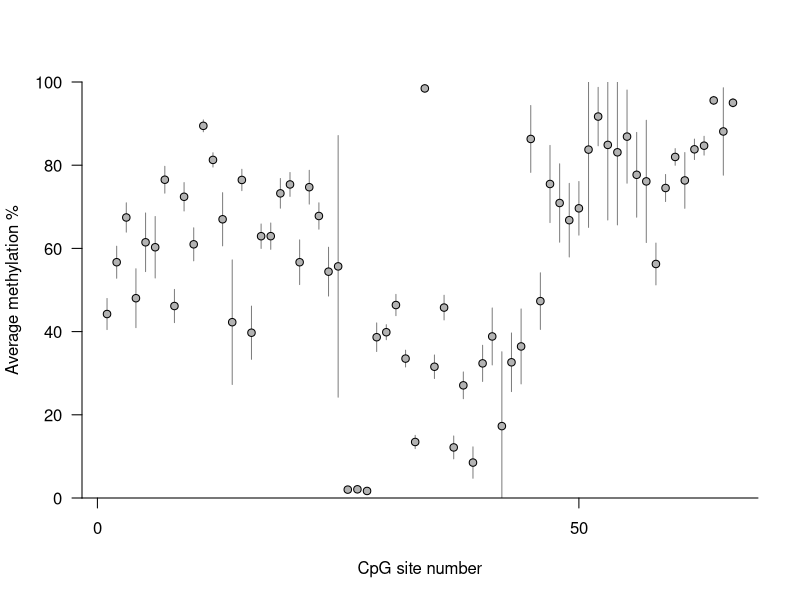
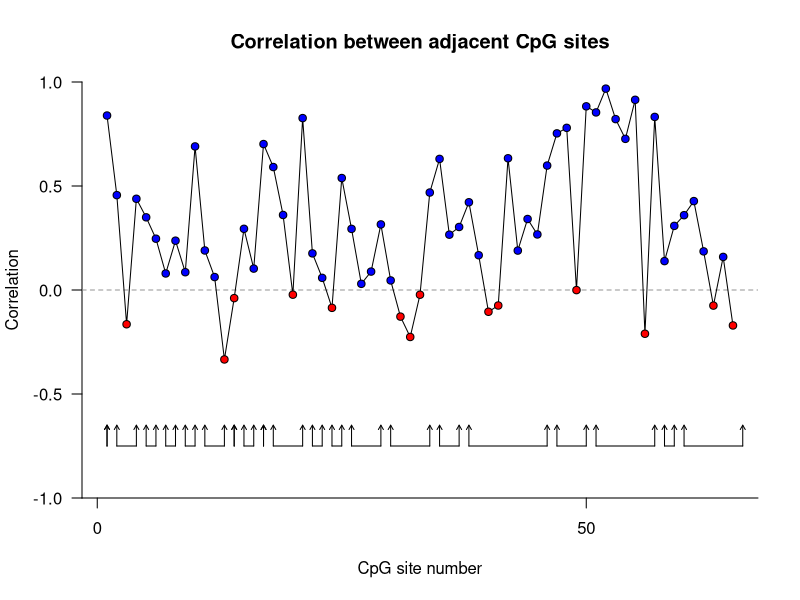
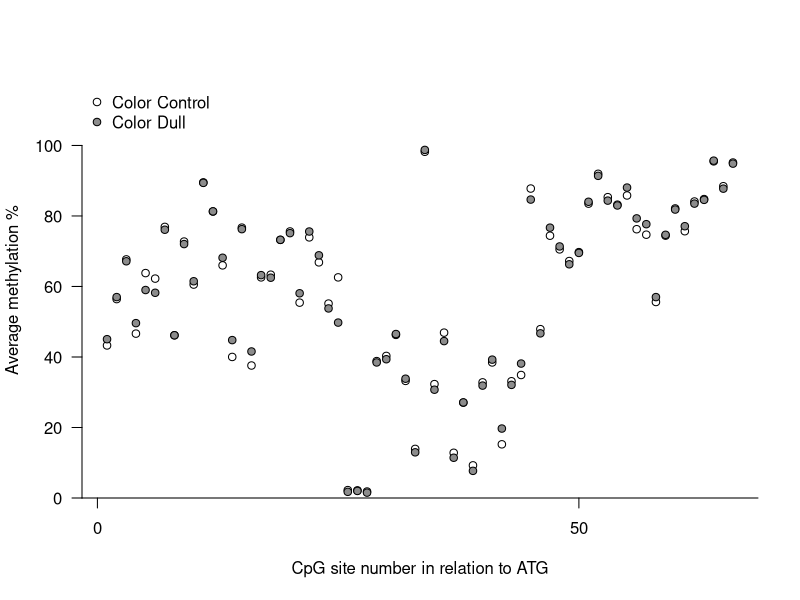
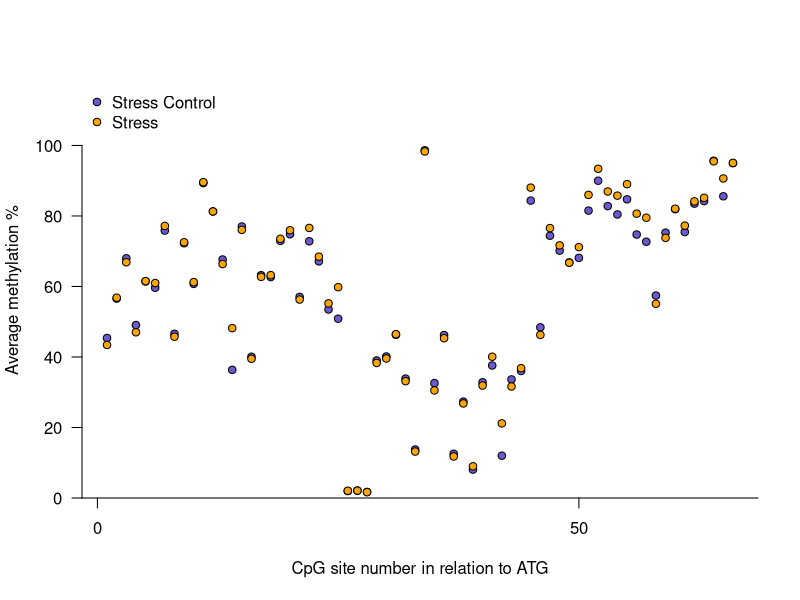
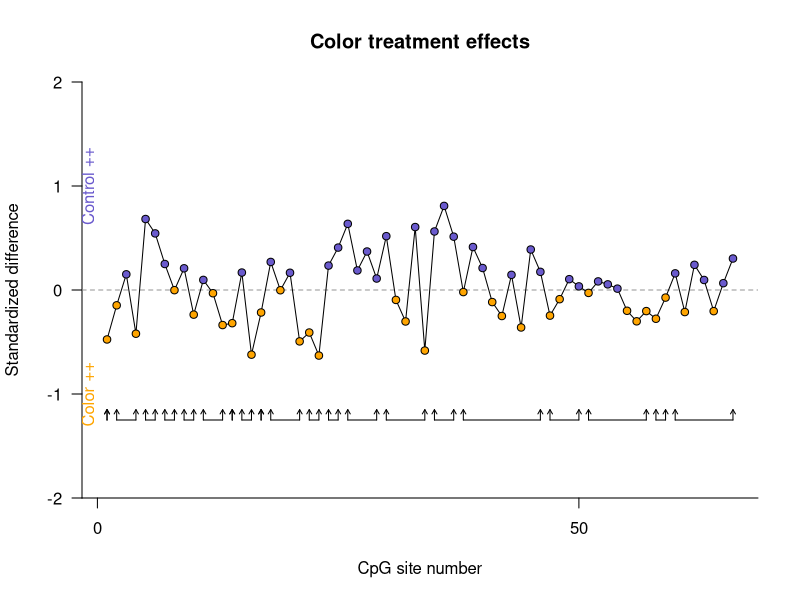
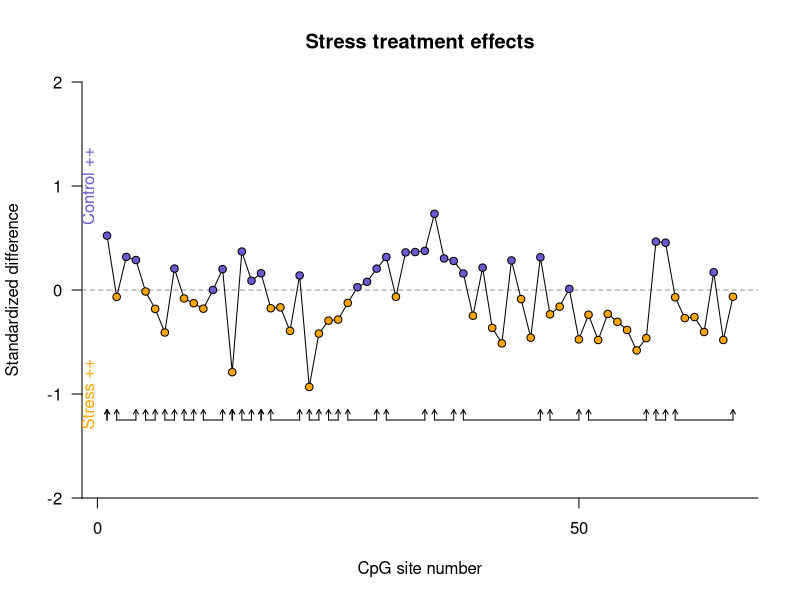
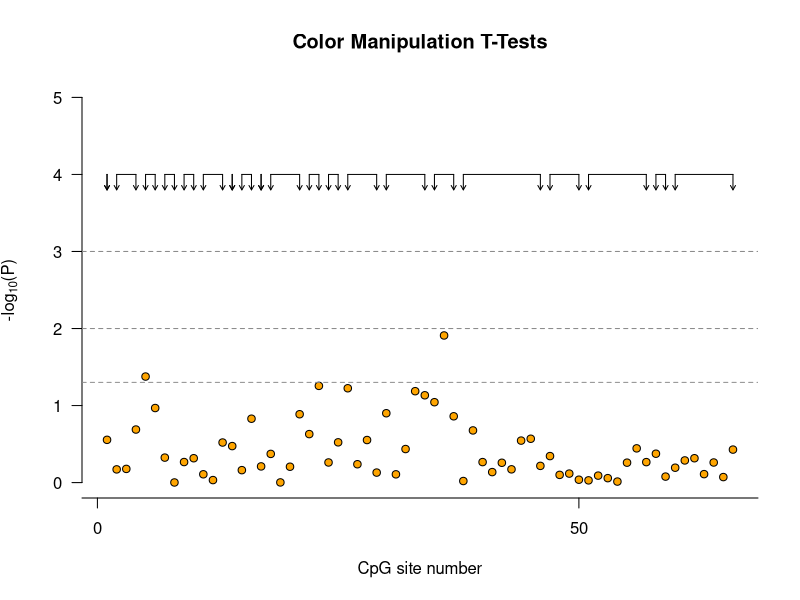
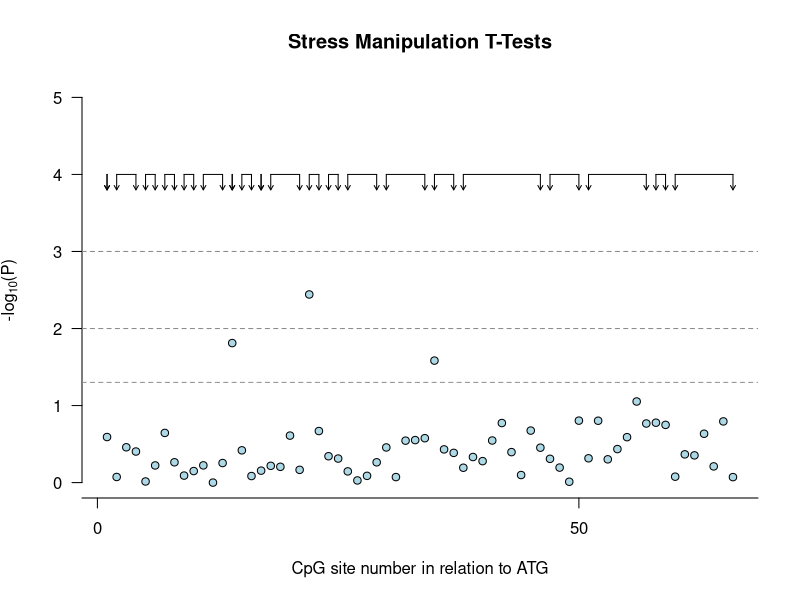

Recreate these plots in R, in order. (Note: this script raises an error after producing the figures.)
d<-read.delim("Meth_Data.txt")
d2<-read.delim("Align_to_ASIP.txt")
d2$Location<-seq(1,nrow(d2),1)

cpgnum<-66

library(car)

d$sresp1<-d$stress1-d$base1
d$sresp3<-d$stress3-d$base3
d$dresp1<-d$stress1-d$dex1
d$dresp3<-d$stress3-d$dex3
d$l_sresp1<-log(d$sresp1+6)
d$l_sresp3<-log(d$sresp3)
d$l_dresp1<-log(d$stress1)-log(d$dex1)
d$l_dresp3<-log(d$stress3)-log(d$dex3)

assays<-read.delim("ASIP_Assay_Locs.txt")

# Make a barplot of percent methylation across the entire region sampled
	pdf("Output_Methylation_Profile_ASIP.pdf",width=9.5,height=4.6)
		par(fig=c(0,1,0,1))
		d3<-d2
		plot(d3$Location,d3$Meth,bty="n",ylim=c(0,100),pch=21,bg="gray70",xaxt="n",ylab="Average methylation %",
			xlab="CpG site number",type="n",las=2,yaxs="i")
		for(i in 1:nrow(d3)){
			lines(rep(d3$Location[i],2),c(d3$Meth[i]+d3$SD[i],d3$Meth[i]-d3$SD[i]),col="gray50")
		}
		points(d3$Location,d3$Meth,pch=21,bg="gray70")
		axis(1,at=c(-300,-250,-200,-150,-100,-50,0,50,100,150,200,250))
		abline(v=73.5,lty=2,col="red")
		
## Correlation along sites
	storagec<-rep(NA,cpgnum-1)
	for(i in 1:(cpgnum-1)){
		storagec[i]<-cor(d[,i+9],d[,i+10],use="pairwise.complete.obs")
	}
	
	colset<-rep(NA,cpgnum-1)
	for(i in 1:length(storagec)){
		ifelse(storagec[i]>0,colset[i]<-"blue",colset[i]<-"red")
		}
	
	plot(d3$Location[1:(cpgnum-1)],storagec,bty="n",ylim=c(-1,1),pch=21,bg="slateblue",xaxt="n",ylab="Correlation",
		xlab="CpG site number",type="n",las=2,yaxs="i",main="Correlation between adjacent CpG sites")
	abline(h=0,lty=2,col="gray60")
	lines(d3$Location[1:(cpgnum-1)],storagec)
	points(d3$Location[1:(cpgnum-1)],storagec,pch=21,bg=colset)
	
		axis(1,at=c(-300,-250,-200,-150,-100,-50,0,50,100,150,200,250))
		
	abline(v=73.5,lty=2,col="red")
	
	yer<- -.75
	len<- .1
	for(i in 1:nrow(assays)){
		arrows(assays$Start1[i],yer,y1=yer+len,angle=30,col="black",length=.05)
		arrows(assays$End1[i],yer,y1=yer+len,angle=30,col="black",length=.05)
		lines(c(assays$Start1[i],assays$End1[i]),rep(yer,2))
	}		
		
## Color treatment
	par(fig=c(0,1,0,1))

	for(i in 1: cpgnum){
			d3$ColCont[i]<-mean(na.omit(subset(d[,i+8],d$Treat1=="Control")))
			d3$ColDull[i]<-mean(na.omit(subset(d[,i+8],d$Treat1=="Dull")))
			d3$StrCont[i]<-mean(na.omit(subset(d[,i+8],d$Treat2=="Control")))
			d3$Stress[i]<-mean(na.omit(subset(d[,i+8],d$Treat2=="Stress")))
	}
	
	plot(d3$Location,d3$ColCont,bty="n",ylim=c(0,118),pch=21,bg="white",xaxt="n",ylab="Average methylation %",
			xlab="CpG site number in relation to ATG",type="n",las=2,yaxs="i")
		#for(i in 1:nrow(d3)){
		#	lines(rep(d3$Location[i],2),c(d3$Meth[i]+d3$SD[i],d3$Meth[i]-d3$SD[i]),col="gray50")
		#}
		points(d3$Location,d3$ColCont,pch=21,bg="white")
		points(d3$Location,d3$ColDull,pch=21,bg="gray55")
		axis(1,at=c(-300,-250,-200,-150,-100,-50,0,50,100,150,200,250))
		lines(rep(-7.5,2),c(0,99),lty=2,col="red")
		abline(v=73.5,lty=2,col="red")
		
		legend("topleft",c("Color Control","Color Dull"),pch=c(21,21),pt.bg=c("white","gray55"),bty="n")
		
		
	plot(d3$Location,d3$StrCont,bty="n",ylim=c(0,118),pch=21,bg="white",xaxt="n",ylab="Average methylation %",
			xlab="CpG site number in relation to ATG",type="n",las=2,yaxs="i")
		#for(i in 1:nrow(d3)){
		#	lines(rep(d3$Location[i],2),c(d3$Meth[i]+d3$SD[i],d3$Meth[i]-d3$SD[i]),col="gray50")
		#}
		points(d3$Location,d3$StrCont,pch=21,bg="slateblue")
		points(d3$Location,d3$Stress,pch=21,bg="orange")
		axis(1,at=c(-300,-250,-200,-150,-100,-50,0,50,100,150,200,250))
		abline(v=73.5,lty=2,col="red")
			
		legend("topleft",c("Stress Control","Stress"),pch=c(21,21),pt.bg=c("slateblue","orange"),bty="n")

## Color treatment effect size
	par(fig=c(0,1,0,1))

	for(i in 1: cpgnum){
			d3$ColCont[i]<-mean(na.omit(subset(scale(d[,i+8]),d$Treat1=="Control")))
			d3$ColDull[i]<-mean(na.omit(subset(scale(d[,i+8]),d$Treat1=="Dull")))
			d3$StrCont[i]<-mean(na.omit(subset(scale(d[,i+8]),d$Treat2=="Control")))
			d3$Stress[i]<-mean(na.omit(subset(scale(d[,i+8]),d$Treat2=="Stress")))
	}
	
	
	
	d3$col.diff<-d3$ColCont-d3$ColDull
	d3$str.diff<-d3$StrCont-d3$Stress
	
	for(i in 1:nrow(d3)){
		ifelse(d3$col.diff[i]>0,d3$color[i]<-"slateblue",d3$color[i]<-"orange")
		}
	
	plot(d3$Location,d3$col.diff,bty="n",ylim=c(-2,2),pch=21,bg="slateblue",xaxt="n",ylab="Standardized difference",
		xlab="CpG site number",type="n",las=2,yaxs="i",main="Color treatment effects")
	abline(h=0,lty=2,col="gray60")
	lines(d3$Location,d3$col.diff)
	points(d3$Location,d3$col.diff,pch=21,bg=d3$color)
	
		axis(1,at=c(-300,-250,-200,-150,-100,-50,0,50,100,150,200,250))
	
	text(-1,1,"Control ++",col="slateblue",srt=90)	
	text(-1,-1,"Color ++",col="orange",srt=90)
	
		abline(v=73.5,lty=2,col="red")
	
	yer<- -1.25
	len<- .1
	for(i in 1:nrow(assays)){
		arrows(assays$Start1[i],yer,y1=yer+len,angle=30,col="black",length=.05)
		arrows(assays$End1[i],yer,y1=yer+len,angle=30,col="black",length=.05)
		lines(c(assays$Start1[i],assays$End1[i]),rep(yer,2))
	}
		
	for(i in 1:nrow(d3)){
		ifelse(d3$str.diff[i]>0,d3$color[i]<-"slateblue",d3$color[i]<-"orange")
		}
	
	plot(d3$Location,d3$str.diff,bty="n",ylim=c(-2,2),pch=21,bg="slateblue",xaxt="n",ylab="Standardized difference",
		xlab="CpG site number",type="n",las=2,yaxs="i",main="Stress treatment effects")
	abline(h=0,lty=2,col="gray60")
	lines(d3$Location,d3$str.diff)
	points(d3$Location,d3$str.diff,pch=21,bg=d3$color)
	
		axis(1,at=c(-300,-250,-200,-150,-100,-50,0,50,100,150,200,250))
	
	text(-1,1,"Control ++",col="slateblue",srt=90)	
	text(-1,-1,"Stress ++",col="orange",srt=90)	
	
		yer<- -1.25
	len<- .1
	for(i in 1:nrow(assays)){
		arrows(assays$Start1[i],yer,y1=yer+len,angle=30,col="black",length=.05)
		arrows(assays$End1[i],yer,y1=yer+len,angle=30,col="black",length=.05)
		lines(c(assays$Start1[i],assays$End1[i]),rep(yer,2))
	}


## Make plot of one way t-tests for each predictor
	
	## Color manipulation treatment
		storagel<-rep(NA, cpgnum)
		storagep<-rep(NA, cpgnum)
		for(i in 1: cpgnum){
			test<-t.test(subset(d[,i+8],d$Treat1=="Control"),subset(d[,i+8],d$Treat1=="Dull"))
			storagel[i]<- -log(test$p.value,base=10)
			storagep[i]<-test$p.value
			}
		plot(d3$Location,storagel,pch=21,bg="orange",ylab=expression('-log'[10]*'(P)'),las=2,ylim=c(0,5),xaxt="n",
			xlab="CpG site number",bty="n",main="Color Manipulation T-Tests")
		axis(1,at=c(-300,-250,-200,-150,-100,-50,0,50,100,150,200,250))
		abline(h=1.30103,lty=2,col="gray55")
			text(-276,1.2,"P = 0.05",pos=3,col="gray35",cex=0.8)
		abline(h=2,lty=2,col="gray55")
			text(-276,1.9,"P = 0.01",pos=3,col="gray35",cex=0.8)
		abline(h=3,lty=2,col="gray55")
			text(-276,2.9,"P = 0.001",pos=3,col="gray35",cex=0.8)
			abline(v=73.5,lty=2,col="red")
			
			yer<- 4
	len<- -.2
	for(i in 1:nrow(assays)){
		arrows(assays$Start1[i],yer,y1=yer+len,angle=30,col="black",length=.05)
		arrows(assays$End1[i],yer,y1=yer+len,angle=30,col="black",length=.05)
		lines(c(assays$Start1[i],assays$End1[i]),rep(yer,2))
	}
			
	## Stress manipulation treatment
		storagel<-rep(NA, cpgnum)
		storagep<-rep(NA, cpgnum)
		for(i in 1: cpgnum){
			test<-t.test(subset(d[,i+8],d$Treat2=="Control"),subset(d[,i+8],d$Treat2=="Stress"))
			storagel[i]<- -log(test$p.value,base=10)
			storagep[i]<-test$p.value
			}
		plot(d3$Location,storagel,pch=21,bg="lightblue",ylab=expression('-log'[10]*'(P)'),las=2,ylim=c(0,5),xaxt="n",
			xlab="CpG site number in relation to ATG",bty="n",main="Stress Manipulation T-Tests")
		axis(1,at=c(-300,-250,-200,-150,-100,-50,0,50,100,150,200,250))
		abline(h=1.30103,lty=2,col="gray55")
			text(-276,1.2,"P = 0.05",pos=3,col="gray35",cex=0.8)
		abline(h=2,lty=2,col="gray55")
			text(-276,1.9,"P = 0.01",pos=3,col="gray35",cex=0.8)
		abline(h=3,lty=2,col="gray55")
			text(-276,2.9,"P = 0.001",pos=3,col="gray35",cex=0.8)
			abline(v=73.5,lty=2,col="red")
			
				yer<- 4
	len<- -.2
	for(i in 1:nrow(assays)){
		arrows(assays$Start1[i],yer,y1=yer+len,angle=30,col="black",length=.05)
		arrows(assays$End1[i],yer,y1=yer+len,angle=30,col="black",length=.05)
		lines(c(assays$Start1[i],assays$End1[i]),rep(yer,2))
	}
			
	## Age
		storagel<-rep(NA, cpgnum)
		storagep<-rep(NA, cpgnum)
		for(i in 1: cpgnum){
			test<-t.test(subset(d[,i+8],d$Age=="ASY"),subset(d[,i+8],d$Age=="SY"))
			storagel[i]<- -log(test$p.value,base=10)
			storagep[i]<-test$p.value
			}
		plot(d3$Location,storagel,pch=21,bg="yellow",ylab=expression('-log'[10]*'(P)'),las=2,ylim=c(0,5),xaxt="n",
			xlab="CpG site number in relation to ATG",bty="n",main="Age T-Tests")
		axis(1,at=c(-300,-250,-200,-150,-100,-50,0,50,100,150,200,250))
		abline(h=1.30103,lty=2,col="gray55")
			text(-276,1.2,"P = 0.05",pos=3,col="gray35",cex=0.8)
		abline(h=2,lty=2,col="gray55")
			text(-276,1.9,"P = 0.01",pos=3,col="gray35",cex=0.8)
		abline(h=3,lty=2,col="gray55")
			text(-276,2.9,"P = 0.001",pos=3,col="gray35",cex=0.8)
		abline(v=73.5,lty=2,col="red")
		
					yer<- 4
	len<- -.2
	for(i in 1:nrow(assays)){
		arrows(assays$Start1[i],yer,y1=yer+len,angle=30,col="black",length=.05)
		arrows(assays$End1[i],yer,y1=yer+len,angle=30,col="black",length=.05)
		lines(c(assays$Start1[i],assays$End1[i]),rep(yer,2))
	}
			
	## breast brightness regression
		storagel<-rep(NA, cpgnum)
		storagep<-rep(NA, cpgnum)
		storagee<-rep(NA,cpgnum)
		for(i in 1: cpgnum){
			test<-lm(d[,i+8]~d$b.bright)
			test2<-lm(scale(d[,i+8])~scale(d$b.bright))
			storagel[i]<- -log(summary(test)$coefficients[8],base=10)
			storagep[i]<-summary(test)$coefficients[8]
			storagee[i]<-coef(test2)[2]
				}
		plot(d3$Location,storagel,pch=21,bg="gray50",ylab=expression('-log'[10]*'(P)'),las=2,ylim=c(0,5),xaxt="n",
			xlab="CpG site number in relation to ATG",bty="n",main="Breast Brightness Regression")
		axis(1,at=c(-300,-250,-200,-150,-100,-50,0,50,100,150,200,250))
		abline(h=1.30103,lty=2,col="gray55")
			text(-276,1.2,"P = 0.05",pos=3,col="gray35",cex=0.8)
		abline(h=2,lty=2,col="gray55")
			text(-276,1.9,"P = 0.01",pos=3,col="gray35",cex=0.8)
		abline(h=3,lty=2,col="gray55")
			text(-276,2.9,"P = 0.001",pos=3,col="gray35",cex=0.8)
			abline(v=73.5,lty=2,col="red")
			
			
					colset<-rep(NA,length(storagee))	
		for(i in 1:length(storagee)){
			ifelse(storagee[i]>0,colset[i]<-"slateblue",colset[i]<-"orange")
		}	
		plot(d3$Location,storagee,pch=21,bg=colset,ylim=c(-2,2),ylab="Standardized difference",xlab="CpG number",
			xaxt="n",bty="n",main="Stress 3 Effects",las=2,type="n",yaxs="i")
		lines(d3$Location,storagee)
		points(d3$Location,storagee,pch=21,bg=colset)
		axis(1,at=c(-300,-250,-200,-150,-100,-50,0,50,100,150,200,250))
		abline(v=73.5,lty=2,col="red")
		abline(h=0,lty=2,col="gray60")
		
		text(-2,1,"Higher SC ++",col="slateblue",srt=90)	
		text(-2,-1,"Lower SC ++",col="orange",srt=90)
		
						yer<- -1
	len<- .1
	for(i in 1:nrow(assays)){
		arrows(assays$Start1[i],yer,y1=yer+len,angle=30,col="black",length=.05)
		arrows(assays$End1[i],yer,y1=yer+len,angle=30,col="black",length=.05)
		lines(c(assays$Start1[i],assays$End1[i]),rep(yer,2))
	}
			
	## base cort 1
		storagel<-rep(NA, cpgnum)
		storagep<-rep(NA, cpgnum)
		for(i in 1: cpgnum){
			test<-lm(d[,i+8]~d$base1)
			storagel[i]<- -log(summary(test)$coefficients[8],base=10)
			storagep[i]<-summary(test)$coefficients[8]
				}
		plot(d3$Location,storagel,pch=21,bg="gray50",ylab=expression('-log'[10]*'(P)'),las=2,ylim=c(0,5),xaxt="n",
			xlab="CpG site number in relation to ATG",bty="n",main="Base Cort 1")
		axis(1,at=c(-300,-250,-200,-150,-100,-50,0,50,100,150,200,250))
		abline(h=1.30103,lty=2,col="gray55")
			text(-276,1.2,"P = 0.05",pos=3,col="gray35",cex=0.8)
		abline(h=2,lty=2,col="gray55")
			text(-276,1.9,"P = 0.01",pos=3,col="gray35",cex=0.8)
		abline(h=3,lty=2,col="gray55")
			text(-276,2.9,"P = 0.001",pos=3,col="gray35",cex=0.8)
			abline(v=73.5,lty=2,col="red")
			
	## stress cort 1
		storagel<-rep(NA, cpgnum)
		storagep<-rep(NA, cpgnum)
		for(i in 1: cpgnum){
			test<-lm(d[,i+8]~d$stress1)
			storagel[i]<- -log(summary(test)$coefficients[8],base=10)
			storagep[i]<-summary(test)$coefficients[8]
				}
		plot(d3$Location,storagel,pch=21,bg="gray50",ylab=expression('-log'[10]*'(P)'),las=2,ylim=c(0,5),xaxt="n",
			xlab="CpG site number in relation to ATG",bty="n",main="Stress Cort 1")
		axis(1,at=c(-300,-250,-200,-150,-100,-50,0,50,100,150,200,250))
		abline(h=1.30103,lty=2,col="gray55")
			text(-276,1.2,"P = 0.05",pos=3,col="gray35",cex=0.8)
		abline(h=2,lty=2,col="gray55")
			text(-276,1.9,"P = 0.01",pos=3,col="gray35",cex=0.8)
		abline(h=3,lty=2,col="gray55")
			text(-276,2.9,"P = 0.001",pos=3,col="gray35",cex=0.8)
			abline(v=73.5,lty=2,col="red")
			
	## dex cort 1
		storagel<-rep(NA, cpgnum)
		storagep<-rep(NA, cpgnum)
		for(i in 1: cpgnum){
			test<-lm(d[,i+8]~d$dex1)
			storagel[i]<- -log(summary(test)$coefficients[8],base=10)
			storagep[i]<-summary(test)$coefficients[8]
				}
		plot(d3$Location,storagel,pch=21,bg="gray50",ylab=expression('-log'[10]*'(P)'),las=2,ylim=c(0,5),xaxt="n",
			xlab="CpG site number in relation to ATG",bty="n",main="Dex Cort 1")
		axis(1,at=c(-300,-250,-200,-150,-100,-50,0,50,100,150,200,250))
		abline(h=1.30103,lty=2,col="gray55")
			text(-276,1.2,"P = 0.05",pos=3,col="gray35",cex=0.8)
		abline(h=2,lty=2,col="gray55")
			text(-276,1.9,"P = 0.01",pos=3,col="gray35",cex=0.8)
		abline(h=3,lty=2,col="gray55")
			text(-276,2.9,"P = 0.001",pos=3,col="gray35",cex=0.8)
			abline(v=73.5,lty=2,col="red")
			
	## base cort 2
		storagel<-rep(NA, cpgnum)
		storagep<-rep(NA, cpgnum)
		for(i in 1: cpgnum){
			test<-lm(d[,i+8]~d$base2)
			storagel[i]<- -log(summary(test)$coefficients[8],base=10)
			storagep[i]<-summary(test)$coefficients[8]
				}
		plot(d3$Location,storagel,pch=21,bg="gray50",ylab=expression('-log'[10]*'(P)'),las=2,ylim=c(0,5),xaxt="n",
			xlab="CpG site number in relation to ATG",bty="n",main="Base Cort 2")
		axis(1,at=c(-300,-250,-200,-150,-100,-50,0,50,100,150,200,250))
		abline(h=1.30103,lty=2,col="gray55")
			text(-276,1.2,"P = 0.05",pos=3,col="gray35",cex=0.8)
		abline(h=2,lty=2,col="gray55")
			text(-276,1.9,"P = 0.01",pos=3,col="gray35",cex=0.8)
		abline(h=3,lty=2,col="gray55")
			text(-276,2.9,"P = 0.001",pos=3,col="gray35",cex=0.8)
			abline(v=73.5,lty=2,col="red")
			
	## base cort 3
		storagel<-rep(NA, cpgnum)
		storagep<-rep(NA, cpgnum)
		for(i in 1: cpgnum){
			test<-lm(d[,i+8]~d$base3)
			storagel[i]<- -log(summary(test)$coefficients[8],base=10)
			storagep[i]<-summary(test)$coefficients[8]
				}
		plot(d3$Location,storagel,pch=21,bg="gray50",ylab=expression('-log'[10]*'(P)'),las=2,ylim=c(0,5),xaxt="n",
			xlab="CpG site number in relation to ATG",bty="n",main="Base Cort 3")
		axis(1,at=c(-300,-250,-200,-150,-100,-50,0,50,100,150,200,250))
		abline(h=1.30103,lty=2,col="gray55")
			text(-276,1.2,"P = 0.05",pos=3,col="gray35",cex=0.8)
		abline(h=2,lty=2,col="gray55")
			text(-276,1.9,"P = 0.01",pos=3,col="gray35",cex=0.8)
		abline(h=3,lty=2,col="gray55")
			text(-276,2.9,"P = 0.001",pos=3,col="gray35",cex=0.8)
			abline(v=73.5,lty=2,col="red")
			
	## stress cort 3
		storagel<-rep(NA, cpgnum)
		storagep<-rep(NA, cpgnum)
		storagee<-rep(NA,cpgnum)
		for(i in 1: cpgnum){
			test<-lm(d[,i+8]~d$stress3)
			test2<-lm(scale(d[,i+8])~scale(d$stress3))
			storagel[i]<- -log(summary(test)$coefficients[8],base=10)
			storagep[i]<-summary(test)$coefficients[8]
			storagee[i]<-coef(test2)[2]
				}
		plot(d3$Location,storagel,pch=21,bg="gray50",ylab=expression('-log'[10]*'(P)'),las=2,ylim=c(0,5),xaxt="n",
			xlab="CpG site number in relation to ATG",bty="n",main="Stress Cort 3")
		axis(1,at=c(-300,-250,-200,-150,-100,-50,0,50,100,150,200,250))
		abline(h=1.30103,lty=2,col="gray55")
			text(-276,1.2,"P = 0.05",pos=3,col="gray35",cex=0.8)
		abline(h=2,lty=2,col="gray55")
			text(-276,1.9,"P = 0.01",pos=3,col="gray35",cex=0.8)
		abline(h=3,lty=2,col="gray55")
			text(-276,2.9,"P = 0.001",pos=3,col="gray35",cex=0.8)
			abline(v=73.5,lty=2,col="red")
			
		for(i in 1:nrow(assays)){
		arrows(assays$Start1[i],yer,y1=yer+len,angle=30,col="black",length=.05)
		arrows(assays$End1[i],yer,y1=yer+len,angle=30,col="black",length=.05)
		lines(c(assays$Start1[i],assays$End1[i]),rep(yer,2))
	}
	
				colset<-rep(NA,length(storagee))	
		for(i in 1:length(storagee)){
			ifelse(storagee[i]>0,colset[i]<-"slateblue",colset[i]<-"orange")
		}	
		plot(d3$Location,storagee,pch=21,bg=colset,ylim=c(-2,2),ylab="Standardized difference",xlab="CpG number",
			xaxt="n",bty="n",main="Stress 3 Effects",las=2,type="n",yaxs="i")
		lines(d3$Location,storagee)
		points(d3$Location,storagee,pch=21,bg=colset)
		axis(1,at=c(-300,-250,-200,-150,-100,-50,0,50,100,150,200,250))
		abline(v=73.5,lty=2,col="red")
		abline(h=0,lty=2,col="gray60")
		
		text(-2,1,"Higher SC ++",col="slateblue",srt=90)	
		text(-2,-1,"Lower SC ++",col="orange",srt=90)
		
						yer<- -1
	len<- .1
	for(i in 1:nrow(assays)){
		arrows(assays$Start1[i],yer,y1=yer+len,angle=30,col="black",length=.05)
		arrows(assays$End1[i],yer,y1=yer+len,angle=30,col="black",length=.05)
		lines(c(assays$Start1[i],assays$End1[i]),rep(yer,2))
	}

			
	## dex cort 3
		storagel<-rep(NA, cpgnum)
		storagep<-rep(NA, cpgnum)
		for(i in 1: cpgnum){
			test<-lm(d[,i+8]~d$dex3)
			storagel[i]<- -log(summary(test)$coefficients[8],base=10)
			storagep[i]<-summary(test)$coefficients[8]
				}
		plot(d3$Location,storagel,pch=21,bg="gray50",ylab=expression('-log'[10]*'(P)'),las=2,ylim=c(0,5),xaxt="n",
			xlab="CpG site number in relation to ATG",bty="n",main="Dex Cort 3")
		axis(1,at=c(-300,-250,-200,-150,-100,-50,0,50,100,150,200,250))
		abline(h=1.30103,lty=2,col="gray55")
			text(-276,1.2,"P = 0.05",pos=3,col="gray35",cex=0.8)
		abline(h=2,lty=2,col="gray55")
			text(-276,1.9,"P = 0.01",pos=3,col="gray35",cex=0.8)
		abline(h=3,lty=2,col="gray55")
			text(-276,2.9,"P = 0.001",pos=3,col="gray35",cex=0.8)
			abline(v=73.5,lty=2,col="red")
			
	## sresp1
		storagel<-rep(NA, cpgnum)
		storagep<-rep(NA, cpgnum)
		for(i in 1: cpgnum){
			test<-lm(d[,i+8]~d$sresp1)
			storagel[i]<- -log(summary(test)$coefficients[8],base=10)
			storagep[i]<-summary(test)$coefficients[8]
				}
		plot(d3$Location,storagel,pch=21,bg="gray50",ylab=expression('-log'[10]*'(P)'),las=2,ylim=c(0,5),xaxt="n",
			xlab="CpG site number in relation to ATG",bty="n",main="Stress response 1")
		axis(1,at=c(-300,-250,-200,-150,-100,-50,0,50,100,150,200,250))
		abline(h=1.30103,lty=2,col="gray55")
			text(-276,1.2,"P = 0.05",pos=3,col="gray35",cex=0.8)
		abline(h=2,lty=2,col="gray55")
			text(-276,1.9,"P = 0.01",pos=3,col="gray35",cex=0.8)
		abline(h=3,lty=2,col="gray55")
			text(-276,2.9,"P = 0.001",pos=3,col="gray35",cex=0.8)
			abline(v=73.5,lty=2,col="red")
			
	## sresp1
		storagel<-rep(NA, cpgnum)
		storagep<-rep(NA, cpgnum)
		for(i in 1: cpgnum){
			test<-lm(d[,i+8]~d$sresp3)
			storagel[i]<- -log(summary(test)$coefficients[8],base=10)
			storagep[i]<-summary(test)$coefficients[8]
				}
		plot(d3$Location,storagel,pch=21,bg="gray50",ylab=expression('-log'[10]*'(P)'),las=2,ylim=c(0,5),xaxt="n",
			xlab="CpG site number in relation to ATG",bty="n",main="Stress response 3")
		axis(1,at=c(-300,-250,-200,-150,-100,-50,0,50,100,150,200,250))
		abline(h=1.30103,lty=2,col="gray55")
			text(-276,1.2,"P = 0.05",pos=3,col="gray35",cex=0.8)
		abline(h=2,lty=2,col="gray55")
			text(-276,1.9,"P = 0.01",pos=3,col="gray35",cex=0.8)
		abline(h=3,lty=2,col="gray55")
			text(-276,2.9,"P = 0.001",pos=3,col="gray35",cex=0.8)
			abline(v=73.5,lty=2,col="red")
			
	## log sresp1
		storagel<-rep(NA, cpgnum)
		storagep<-rep(NA, cpgnum)
		for(i in 1: cpgnum){
			test<-lm(d[,i+8]~d$l_sresp1)
			storagel[i]<- -log(summary(test)$coefficients[8],base=10)
			storagep[i]<-summary(test)$coefficients[8]
				}
		plot(d3$Location,storagel,pch=21,bg="gray50",ylab=expression('-log'[10]*'(P)'),las=2,ylim=c(0,5),xaxt="n",
			xlab="CpG site number in relation to ATG",bty="n",main="Log Stress response 1")
		axis(1,at=c(-300,-250,-200,-150,-100,-50,0,50,100,150,200,250))
		abline(h=1.30103,lty=2,col="gray55")
			text(-276,1.2,"P = 0.05",pos=3,col="gray35",cex=0.8)
		abline(h=2,lty=2,col="gray55")
			text(-276,1.9,"P = 0.01",pos=3,col="gray35",cex=0.8)
		abline(h=3,lty=2,col="gray55")
			text(-276,2.9,"P = 0.001",pos=3,col="gray35",cex=0.8)
			abline(v=73.5,lty=2,col="red")
			
	## log sresp3
		storagel<-rep(NA, cpgnum)
		storagep<-rep(NA, cpgnum)
		for(i in 1: cpgnum){
			test<-lm(d[,i+8]~d$l_sresp3)
			storagel[i]<- -log(summary(test)$coefficients[8],base=10)
			storagep[i]<-summary(test)$coefficients[8]
				}
		plot(d3$Location,storagel,pch=21,bg="gray50",ylab=expression('-log'[10]*'(P)'),las=2,ylim=c(0,5),xaxt="n",
			xlab="CpG site number in relation to ATG",bty="n",main="Log Stress response 3")
		axis(1,at=c(-300,-250,-200,-150,-100,-50,0,50,100,150,200,250))
		abline(h=1.30103,lty=2,col="gray55")
			text(-276,1.2,"P = 0.05",pos=3,col="gray35",cex=0.8)
		abline(h=2,lty=2,col="gray55")
			text(-276,1.9,"P = 0.01",pos=3,col="gray35",cex=0.8)
		abline(h=3,lty=2,col="gray55")
			text(-276,2.9,"P = 0.001",pos=3,col="gray35",cex=0.8)
			abline(v=73.5,lty=2,col="red")
			
	## dresp1
		storagel<-rep(NA, cpgnum)
		storagep<-rep(NA, cpgnum)
		for(i in 1: cpgnum){
			test<-lm(d[,i+8]~d$dresp1)
			storagel[i]<- -log(summary(test)$coefficients[8],base=10)
			storagep[i]<-summary(test)$coefficients[8]
				}
		plot(d3$Location,storagel,pch=21,bg="gray50",ylab=expression('-log'[10]*'(P)'),las=2,ylim=c(0,5),xaxt="n",
			xlab="CpG site number in relation to ATG",bty="n",main="Dex response 1")
		axis(1,at=c(-300,-250,-200,-150,-100,-50,0,50,100,150,200,250))
		abline(h=1.30103,lty=2,col="gray55")
			text(-276,1.2,"P = 0.05",pos=3,col="gray35",cex=0.8)
		abline(h=2,lty=2,col="gray55")
			text(-276,1.9,"P = 0.01",pos=3,col="gray35",cex=0.8)
		abline(h=3,lty=2,col="gray55")
			text(-276,2.9,"P = 0.001",pos=3,col="gray35",cex=0.8)
			abline(v=73.5,lty=2,col="red")
			
	## dresp3
		storagel<-rep(NA, cpgnum)
		storagep<-rep(NA, cpgnum)
		for(i in 1: cpgnum){
			test<-lm(d[,i+8]~d$dresp3)
			storagel[i]<- -log(summary(test)$coefficients[8],base=10)
			storagep[i]<-summary(test)$coefficients[8]
				}
		plot(d3$Location,storagel,pch=21,bg="gray50",ylab=expression('-log'[10]*'(P)'),las=2,ylim=c(0,5),xaxt="n",
			xlab="CpG site number in relation to ATG",bty="n",main="Dex response 3")
		axis(1,at=c(-300,-250,-200,-150,-100,-50,0,50,100,150,200,250))
		abline(h=1.30103,lty=2,col="gray55")
			text(-276,1.2,"P = 0.05",pos=3,col="gray35",cex=0.8)
		abline(h=2,lty=2,col="gray55")
			text(-276,1.9,"P = 0.01",pos=3,col="gray35",cex=0.8)
		abline(h=3,lty=2,col="gray55")
			text(-276,2.9,"P = 0.001",pos=3,col="gray35",cex=0.8)
			abline(v=73.5,lty=2,col="red")
			
	## log dresp1
		storagel<-rep(NA, cpgnum)
		storagep<-rep(NA, cpgnum)
		for(i in 1: cpgnum){
			test<-lm(d[,i+8]~d$l_dresp1)
			storagel[i]<- -log(summary(test)$coefficients[8],base=10)
			storagep[i]<-summary(test)$coefficients[8]
				}
		plot(d3$Location,storagel,pch=21,bg="gray50",ylab=expression('-log'[10]*'(P)'),las=2,ylim=c(0,5.5),xaxt="n",
			xlab="CpG site number in relation to ATG",bty="n",main="Log Dex response 1")
		axis(1,at=c(-300,-250,-200,-150,-100,-50,0,50,100,150,200,250))
		abline(h=1.30103,lty=2,col="gray55")
			text(-276,1.2,"P = 0.05",pos=3,col="gray35",cex=0.8)
		abline(h=2,lty=2,col="gray55")
			text(-276,1.9,"P = 0.01",pos=3,col="gray35",cex=0.8)
		abline(h=3,lty=2,col="gray55")
			text(-276,2.9,"P = 0.001",pos=3,col="gray35",cex=0.8)
			abline(v=73.5,lty=2,col="red")
			
	## log dresp3
		storagel<-rep(NA, cpgnum)
		storagep<-rep(NA, cpgnum)
		for(i in 1: cpgnum){
			test<-lm(d[,i+8]~d$l_dresp3)
			storagel[i]<- -log(summary(test)$coefficients[8],base=10)
			storagep[i]<-summary(test)$coefficients[8]
				}
		plot(d3$Location,storagel,pch=21,bg="gray50",ylab=expression('-log'[10]*'(P)'),las=2,ylim=c(0,5),xaxt="n",
			xlab="CpG site number in relation to ATG",bty="n",main="Log Dex response 3")
		axis(1,at=c(-300,-250,-200,-150,-100,-50,0,50,100,150,200,250))
		abline(h=1.30103,lty=2,col="gray55")
			text(-276,1.2,"P = 0.05",pos=3,col="gray35",cex=0.8)
		abline(h=2,lty=2,col="gray55")
			text(-276,1.9,"P = 0.01",pos=3,col="gray35",cex=0.8)
		abline(h=3,lty=2,col="gray55")
			text(-276,2.9,"P = 0.001",pos=3,col="gray35",cex=0.8)
			abline(v=73.5,lty=2,col="red")
			
## Run as more complicated models

	# main effects base, stress, dex capture 1
		storagel1<-rep(NA, cpgnum)
		storagel2<-rep(NA, cpgnum)
		storagel3<-rep(NA, cpgnum)

		for(i in 1: cpgnum){
			test<-summary(lm(d[,i+8]~d$base1+d$stress1+d$dex1))
			storagel1[i]<- -log(test$coefficients[2,4],base=10)
			storagel2[i]<- -log(test$coefficients[3,4],base=10)
			storagel3[i]<- -log(test$coefficients[4,4],base=10)
				}
		plot(d3$Location,storagel1,pch=21,bg="orange",ylab=expression('-log'[10]*'(P)'),las=2,ylim=c(0,4.5),xaxt="n",
			xlab="CpG site number in relation to ATG",bty="n",main="Stress series 1")
		points(d3$Location+0.1,storagel2,pch=21,bg="lightblue")
		points(d3$Location-0.1,storagel3,pch=21,bg="violet")
		axis(1,at=c(-300,-250,-200,-150,-100,-50,0,50,100,150,200,250))
		abline(h=1.30103,lty=2,col="gray55")
			text(-276,1.2,"P = 0.05",pos=3,col="gray35",cex=0.8)
		abline(h=2,lty=2,col="gray55")
			text(-276,1.9,"P = 0.01",pos=3,col="gray35",cex=0.8)
		abline(h=3,lty=2,col="gray55")
			text(-276,2.9,"P = 0.001",pos=3,col="gray35",cex=0.8)
			abline(v=73.5,lty=2,col="red")
			
		legend("topright",c("Base","Stress","Dex"),pch=21,
			pt.bg=c("orange","lightblue","violet"),bty="n")

	# Interaction between base, stress, dex
		storagel1<-rep(NA, cpgnum)
		storagel2<-rep(NA, cpgnum)
		storagel3<-rep(NA, cpgnum)
		storagel4<-rep(NA, cpgnum)
		storagel5<-rep(NA, cpgnum)
		storagel6<-rep(NA, cpgnum)
		for(i in 1: cpgnum){
			test<-summary(lm(d[,i+8]~d$base1*d$stress1+d$base1*d$dex1+d$stress1*d$dex1))
			storagel1[i]<- -log(test$coefficients[2,4],base=10)
			storagel2[i]<- -log(test$coefficients[3,4],base=10)
			storagel3[i]<- -log(test$coefficients[4,4],base=10)
			storagel4[i]<- -log(test$coefficients[5,4],base=10)
			storagel5[i]<- -log(test$coefficients[6,4],base=10)
			storagel6[i]<- -log(test$coefficients[7,4],base=10)
				}
		plot(d3$Location,storagel1,pch=21,bg="orange",ylab=expression('-log'[10]*'(P)'),las=2,ylim=c(0,4),xaxt="n",
			xlab="CpG site number in relation to ATG",bty="n",main="Stress series 1 with interactions")
		points(d3$Location+0.1,storagel2,pch=21,bg="lightblue")
		points(d3$Location-0.1,storagel3,pch=21,bg="violet")
		points(d3$Location+0.1,storagel4,pch=21,bg="gray")
		points(d3$Location-0.1,storagel5,pch=21,bg="white")
		points(d3$Location-0.1,storagel6,pch=21,bg="pink")
		axis(1,at=c(-300,-250,-200,-150,-100,-50,0,50,100,150,200,250))
		abline(h=1.30103,lty=2,col="gray55")
			text(-276,1.2,"P = 0.05",pos=3,col="gray35",cex=0.8)
		abline(h=2,lty=2,col="gray55")
			text(-276,1.9,"P = 0.01",pos=3,col="gray35",cex=0.8)
		abline(h=3,lty=2,col="gray55")
			text(-276,2.9,"P = 0.001",pos=3,col="gray35",cex=0.8)
			abline(v=73.5,lty=2,col="red")
			
		legend("topright",c("Base","Stress","Dex","Base*Stress","Base*Dex","Stress*Dex"),pch=21,
			pt.bg=c("orange","lightblue","violet","gray","white","pink"),bty="n")

	# main effects base, stress, dex capture 2
		storagel1<-rep(NA, cpgnum)
		storagel2<-rep(NA, cpgnum)
		storagel3<-rep(NA, cpgnum)

		for(i in 1: cpgnum){
			test<-summary(lm(d[,i+8]~d$base3+d$stress3+d$dex3))
			storagel1[i]<- -log(test$coefficients[2,4],base=10)
			storagel2[i]<- -log(test$coefficients[3,4],base=10)
			storagel3[i]<- -log(test$coefficients[4,4],base=10)
				}
		plot(d3$Location,storagel1,pch=21,bg="orange",ylab=expression('-log'[10]*'(P)'),las=2,ylim=c(0,4.5),xaxt="n",
			xlab="CpG site number in relation to ATG",bty="n",main="Stress series 3")
		points(d3$Location+0.1,storagel2,pch=21,bg="lightblue")
		points(d3$Location-0.1,storagel3,pch=21,bg="violet")
		axis(1,at=c(-300,-250,-200,-150,-100,-50,0,50,100,150,200,250))
		abline(h=1.30103,lty=2,col="gray55")
			text(-276,1.2,"P = 0.05",pos=3,col="gray35",cex=0.8)
		abline(h=2,lty=2,col="gray55")
			text(-276,1.9,"P = 0.01",pos=3,col="gray35",cex=0.8)
		abline(h=3,lty=2,col="gray55")
			text(-276,2.9,"P = 0.001",pos=3,col="gray35",cex=0.8)
			abline(v=73.5,lty=2,col="red")
			
		legend("topright",c("Base","Stress","Dex"),pch=21,
			pt.bg=c("orange","lightblue","violet"),bty="n")
			
	# Interaction between base, stress, dex capture 2
		storagel1<-rep(NA, cpgnum)
		storagel2<-rep(NA, cpgnum)
		storagel3<-rep(NA, cpgnum)
		storagel4<-rep(NA, cpgnum)
		storagel5<-rep(NA, cpgnum)
		storagel6<-rep(NA, cpgnum)
		for(i in 1: cpgnum){
			test<-summary(lm(d[,i+8]~d$base3*d$stress3+d$base3*d$dex3+d$stress3*d$dex3))
			storagel1[i]<- -log(test$coefficients[2,4],base=10)
			storagel2[i]<- -log(test$coefficients[3,4],base=10)
			storagel3[i]<- -log(test$coefficients[4,4],base=10)
			storagel4[i]<- -log(test$coefficients[5,4],base=10)
			storagel5[i]<- -log(test$coefficients[6,4],base=10)
			storagel6[i]<- -log(test$coefficients[7,4],base=10)
				}
		plot(d3$Location,storagel1,pch=21,bg="orange",ylab=expression('-log'[10]*'(P)'),las=2,ylim=c(0,4.5),xaxt="n",
			xlab="CpG site number in relation to ATG",bty="n",main="Stress series 3 with interactions")
		points(d3$Location+0.1,storagel2,pch=21,bg="lightblue")
		points(d3$Location-0.1,storagel3,pch=21,bg="violet")
		points(d3$Location+0.1,storagel4,pch=21,bg="gray")
		points(d3$Location-0.1,storagel5,pch=21,bg="white")
		points(d3$Location-0.1,storagel6,pch=21,bg="pink")
		axis(1,at=c(-300,-250,-200,-150,-100,-50,0,50,100,150,200,250))
		abline(h=1.30103,lty=2,col="gray55")
			text(-276,1.2,"P = 0.05",pos=3,col="gray35",cex=0.8)
		abline(h=2,lty=2,col="gray55")
			text(-276,1.9,"P = 0.01",pos=3,col="gray35",cex=0.8)
		abline(h=3,lty=2,col="gray55")
			text(-276,2.9,"P = 0.001",pos=3,col="gray35",cex=0.8)
			abline(v=73.5,lty=2,col="red")
			
		legend("topright",c("Base","Stress","Dex","Base*Stress","Base*Dex","Stress*Dex"),pch=21,
			pt.bg=c("orange","lightblue","violet","gray","white","pink"),bty="n")

	# Two way ANOVA with the two treatments
		storagel1<-rep(NA, cpgnum)
		storagel2<-rep(NA, cpgnum)
		two.way.mods<-list()
		two.way.mods2<-list()
		for(i in 1: cpgnum){
			test<-Anova(lm(d[,i+8]~d$Treat1+d$Treat2),type="III")
			test2<-summary(lm(d[,i+8]~d$Treat1+d$Treat2))
			storagel1[i]<- -log(test["Pr(>F)"][2,1],base=10)
			storagel2[i]<- -log(test["Pr(>F)"][3,1],base=10)
			two.way.mods[[i]]<-test
			two.way.mods2[[i]]<-test2
				}
		plot(d3$Location,storagel1,pch=21,bg="orange",ylab=expression('-log'[10]*'(P)'),las=2,ylim=c(0,4),xaxt="n",
			xlab="CpG site number in relation to ATG",bty="n",main="Two-way ANOVA Color + Stress Manipulations")
		points(d3$Location+0.1,storagel2,pch=21,bg="lightblue")
		axis(1,at=c(-300,-250,-200,-150,-100,-50,0,50,100,150,200,250))
		abline(h=1.30103,lty=2,col="gray55")
			text(-276,1.2,"P = 0.05",pos=3,col="gray35",cex=0.8)
		abline(h=2,lty=2,col="gray55")
			text(-276,1.9,"P = 0.01",pos=3,col="gray35",cex=0.8)
		abline(h=3,lty=2,col="gray55")
			text(-276,2.9,"P = 0.001",pos=3,col="gray35",cex=0.8)
			abline(v=73.5,lty=2,col="red")
			
		legend("topright",c("Color treatment","Stress treatment"),pch=21,pt.bg=c("orange","lightblue"),bty="n")
		
		
	## Interaction between the two treatments
		storagel1<-rep(NA, cpgnum)
		storagel2<-rep(NA, cpgnum)
		storagel3<-rep(NA, cpgnum)
		for(i in 1: cpgnum){
			test<-Anova(lm(d[,i+8]~d$Treat1*d$Treat2),type="III")
			storagel1[i]<- -log(test["Pr(>F)"][2,1],base=10)
			storagel2[i]<- -log(test["Pr(>F)"][3,1],base=10)
			storagel3[i]<- -log(test["Pr(>F)"][4,1],base=10)
				}
		plot(d3$Location,storagel1,pch=21,bg="orange",ylab=expression('-log'[10]*'(P)'),las=2,ylim=c(0,4),xaxt="n",
			xlab="CpG site number in relation to ATG",bty="n",main="Two-way ANOVA Color*Stress Manipulations")
		points(d3$Location+0.1,storagel2,pch=21,bg="lightblue")
		points(d3$Location-0.1,storagel3,pch=21,bg="violet")
		axis(1,at=c(-300,-250,-200,-150,-100,-50,0,50,100,150,200,250))
		abline(h=1.30103,lty=2,col="gray55")
			text(-276,1.2,"P = 0.05",pos=3,col="gray35",cex=0.8)
		abline(h=2,lty=2,col="gray55")
			text(-276,1.9,"P = 0.01",pos=3,col="gray35",cex=0.8)
		abline(h=3,lty=2,col="gray55")
			text(-276,2.9,"P = 0.001",pos=3,col="gray35",cex=0.8)
			abline(v=73.5,lty=2,col="red")
			
		legend("topright",c("Color treatment","Stress treatment","Color*Stress"),pch=21,
			pt.bg=c("orange","lightblue","violet"),bty="n")
			
	## Interaction between the two treatments
		storagel1<-rep(NA, cpgnum)
		storagel2<-rep(NA, cpgnum)
		storagel3<-rep(NA, cpgnum)
		storagel4<-rep(NA, cpgnum)
		for(i in 1: cpgnum){
			test<-Anova(lm(d[,i+8]~d$Treat1*d$Treat2+d$b.bright),type="III")
			storagel1[i]<- -log(test["Pr(>F)"][2,1],base=10)
			storagel2[i]<- -log(test["Pr(>F)"][3,1],base=10)
			storagel3[i]<- -log(test["Pr(>F)"][5,1],base=10)
			storagel4[i]<- -log(test["Pr(>F)"][4,1],base=10)
				}
		plot(d3$Location,storagel1,pch=21,bg="orange",ylab=expression('-log'[10]*'(P)'),las=2,ylim=c(0,4),xaxt="n",
			xlab="CpG site number in relation to ATG",bty="n",main="Two-way ANOVA Color*Stress + Breast Brightness")
		points(d3$Location+0.1,storagel2,pch=21,bg="lightblue")
		points(d3$Location-0.1,storagel3,pch=21,bg="violet")
		points(d3$Location,storagel4,pch=21,bg="gray55")
		axis(1,at=c(-300,-250,-200,-150,-100,-50,0,50,100,150,200,250))
		abline(h=1.30103,lty=2,col="gray55")
			text(-276,1.2,"P = 0.05",pos=3,col="gray35",cex=0.8)
		abline(h=2,lty=2,col="gray55")
			text(-276,1.9,"P = 0.01",pos=3,col="gray35",cex=0.8)
		abline(h=3,lty=2,col="gray55")
			text(-276,2.9,"P = 0.001",pos=3,col="gray35",cex=0.8)
			abline(v=73.5,lty=2,col="red")
			
		legend("topright",c("Color treatment","Stress treatment","Color*Stress","Breast brightness"),pch=21,
			pt.bg=c("orange","lightblue","violet","gray55"),bty="n")
			
	## Interaction between the two treatments
		storagel1<-rep(NA, cpgnum)
		storagel2<-rep(NA, cpgnum)
		storagel3<-rep(NA, cpgnum)
		storagel4<-rep(NA, cpgnum)
		storagel5<-rep(NA, cpgnum)
		storagel6<-rep(NA, cpgnum)
		for(i in 1: cpgnum){
			test<-Anova(lm(d[,i+8]~d$Treat1*d$Treat2+d$b.bright*d$Treat1+d$b.bright*d$Treat2),type="III")
			storagel1[i]<- -log(test["Pr(>F)"][2,1],base=10)
			storagel2[i]<- -log(test["Pr(>F)"][3,1],base=10)
			storagel3[i]<- -log(test["Pr(>F)"][5,1],base=10)
			storagel4[i]<- -log(test["Pr(>F)"][4,1],base=10)
			storagel5[i]<- -log(test["Pr(>F)"][6,1],base=10)
			storagel6[i]<- -log(test["Pr(>F)"][7,1],base=10)
				}
		plot(d3$Location,storagel1,pch=21,bg="orange",ylab=expression('-log'[10]*'(P)'),las=2,ylim=c(0,4),xaxt="n",
			xlab="CpG site number in relation to ATG",bty="n",main="Two-way ANOVA Color*Stress + Breast*Treatments")
		points(d3$Location+0.1,storagel2,pch=21,bg="lightblue")
		points(d3$Location-0.1,storagel3,pch=21,bg="violet")
		points(d3$Location,storagel4,pch=21,bg="gray55")
		points(d3$Location+.1,storagel5,pch=21,bg="lightgreen")
		points(d3$Location-.1,storagel6,pch=21,bg="white")
		axis(1,at=c(-300,-250,-200,-150,-100,-50,0,50,100,150,200,250))
		abline(h=1.30103,lty=2,col="gray55")
			text(-276,1.2,"P = 0.05",pos=3,col="gray35",cex=0.8)
		abline(h=2,lty=2,col="gray55")
			text(-276,1.9,"P = 0.01",pos=3,col="gray35",cex=0.8)
		abline(h=3,lty=2,col="gray55")
			text(-276,2.9,"P = 0.001",pos=3,col="gray35",cex=0.8)
			abline(v=73.5,lty=2,col="red")
			
		legend("topright",c("Color treatment","Stress treatment","Color*Stress","Breast brightness",
			"Breast*Color","Breast*Stress"),pch=21,
			pt.bg=c("orange","lightblue","violet","gray55","lightgreen","white"),bty="n")
			
	dev.off()
	
	## random
		
		storagep<-rep(NA,104)
		storagep2<-rep(NA,104)
		storagep3<-rep(NA,104)
		storagep4<-rep(NA,104)
		rr<-rep(NA,1000)
		rr2<-rep(NA,1000)
		rr3<-rep(NA,1000)
		rr4<-rep(NA,1000)
		for(k in 1:1000){
				preds<-c(rep("A",18),rep("B",18))
				preds2<-c(rep("A",18),rep("B",18))
				set.seed(109)
				rando<-runif(nrow(d),0,1)
				ord<-as.data.frame(cbind(preds,rando))
				ord<-ord[order(ord$rando),]
				d$rando<-ord$preds
				rando<-runif(nrow(d),0,1)
				ord<-as.data.frame(cbind(preds2,rando))
				ord<-ord[order(ord$rando),]
				d$rando2<-ord$preds2
			for(i in 1:104){
				test<-t.test(subset(d[,i+8],d$rando=="A"),subset(d[,i+8],d$rando=="B"))
				test2<-Anova(lm(d[,i+8]~d$rando*d$rando2),type="III")
				storagep[i]<-test$p.value
				storagep2[i]<-test2["Pr(>F)"][2,1]
				storagep3[i]<-test2["Pr(>F)"][3,1]
				storagep4[i]<-test2["Pr(>F)"][4,1]
			}
				rr[k]<-length(subset(storagep,storagep<0.01))
				rr2[k]<-length(subset(storagep2,storagep2<0.01))
				rr3[k]<-length(subset(storagep3,storagep3<0.01))
				rr4[k]<-length(subset(storagep4,storagep4<0.01))
				print(k)
		}
			
			
pdf("Output_rando_treat.pdf",width=9,height=4)
		par(mfrow=c(1,3))	
		hist(rr,breaks=seq(0,22,1),yaxs="i",yaxt="n",ylim=c(0,1000),xaxs="i",xlab="Number of CpG with P < 0.01",
			ylab="Percentage of permutations",main="One-Way ANOVA")
		axis(2,at=seq(0,1000,100),labels=c("0%","10%","20%","30%","40%","50%","60%","70%","80%","90%","100%"),las=2)
		points(0,100,pch=21,bg="orange")
		points(2,150,pc=21,bg="lightblue")
		points(0,100,pch=21,bg="gray55")
		abline(v=quantile(rr,0.95),lty=2,col="red")
		
		
		hist(c(rr2,rr3),breaks=seq(0,25,1),yaxs="i",yaxt="n",ylim=c(0,2000),xaxs="i",xlab="Number of CpG with P < 0.01",
			ylab="Percentage of permutations",main="Two-Way ANOVA Main Effects")
		axis(2,at=seq(0,2000,200),labels=c("0%","10%","20%","30%","40%","50%","60%","70%","80%","90%","100%"),las=2)
		points(2,200,pch=21,bg="black")
		abline(v=quantile(c(rr2,rr3),0.95),lty=2,col="red")
		
		
		hist(rr4,breaks=seq(0,20,1),yaxs="i",yaxt="n",ylim=c(0,1000),xaxs="i",xlab="Number of CpG with P < 0.01",
			ylab="Percentage of permutations",main="Two-Way ANOVA Interaction")
		axis(2,at=seq(0,1000,100),labels=c("0%","10%","20%","30%","40%","50%","60%","70%","80%","90%","100%"),las=2)
		points(1,100,pch=21,bg="violet")
		abline(v=quantile(rr4,.95),lty=2,col="red")
	dev.off()	
		
## random cort

	main.p<-c(storagel1,storagel2,storagel3)	
	inter.p<-c(storagel4,storagel5,storagel6)
	cycles<-1000
	main.p05<-rep(NA,cycles)
	main.p01<-rep(NA,cycles)
	main.p001<-rep(NA,cycles)
	inter.p05<-rep(NA,cycles)
	inter.p01<-rep(NA,cycles)
	inter.p001<-rep(NA,cycles)
	storagel1.r<-rep(NA,104)
	storagel2.r<-rep(NA,104)
	storagel3.r<-rep(NA,104)
	storagel4.r<-rep(NA,104)
	storagel5.r<-rep(NA,104)
	storagel6.r<-rep(NA,104)
	
	set.seed(99)
	for(i in 1:cycles){
		d.rand<-d[,c("base3","stress3","dex3")]
		d.rand$sort<-runif(nrow(d.rand))
		d.rand<-d.rand[order(d.rand$sort),]	
		colnames(d.rand)<-c("base3.r","stress3.r","dex3.r","sort")
		d2<-d
		d2<-cbind(d2,d.rand)
		for(k in 1:104){
			test<-summary(lm(d2[,k+8]~d2$base3.r*d2$stress3.r+d2$base3.r*d2$dex3.r+d2$stress3.r*d2$dex3.r))
					storagel1.r[k]<- -log(test$coefficients[2,4],base=10)
					storagel2.r[k]<- -log(test$coefficients[3,4],base=10)
					storagel3.r[k]<- -log(test$coefficients[4,4],base=10)
					storagel4.r[k]<- -log(test$coefficients[5,4],base=10)
					storagel5.r[k]<- -log(test$coefficients[6,4],base=10)
					storagel6.r[k]<- -log(test$coefficients[7,4],base=10)
				}
		main.r<-c(storagel1.r,storagel2.r,storagel3.r)
		inter.r<-c(storagel4.r,storagel5.r,storagel6.r)	
		main.p05[i]<-length(subset(main.r,main.r> -log(0.05,base=10)))
		main.p01[i]<-length(subset(main.r,main.r> -log(0.01,base=10)))
		main.p001[i]<-length(subset(main.r,main.r> -log(0.001,base=10)))
		inter.p05[i]<-length(subset(inter.r,inter.r> -log(0.05,base=10)))
		inter.p01[i]<-length(subset(inter.r,inter.r> -log(0.01,base=10)))
		inter.p001[i]<-length(subset(inter.r,inter.r> -log(0.001,base=10)))	
		print(paste(i," of ",cycles,sep=""))
		}
		
		
		main.obs.05<-length(subset(main.p,main.p<0.05))
		main.obs.01<-length(subset(main.p,main.p<0.01))
		main.obs.001<-length(subset(main.p,main.p<0.001))
		inter.obs.05<-length(subset(inter.p,inter.p<0.05))
		inter.obs.01<-length(subset(inter.p,inter.p<0.01))
		inter.obs.001<-length(subset(inter.p,inter.p<0.001))
		
		
		text.y<-650
		
pdf("Output_rando_cort.pdf",height=8,width=9)
		par(mfrow=c(2,3))
		hist(main.p05,xlab="P<0.05",ylab="",main="Main effects",ylim=c(0,700))
		abline(v=main.obs.05,lty=2,col="red")
		p1<-round((length(subset(main.p05,main.p05>main.obs.05))+.000001)/cycles,3)
		text(main.obs.05,text.y,paste("P = ",p1,sep=""))
		
		hist(main.p01,xlab="P<0.01",ylab="",main="Main effects",ylim=c(0,700))
		abline(v=main.obs.01,lty=2,col="red")
		p2<-round((length(subset(main.p01,main.p01>main.obs.01))+.000001)/cycles,3)
		text(main.obs.01,text.y,paste("P = ",p2,sep=""))
		
		hist(main.p001,xlab="P<0.001",ylab="",main="Main effects",ylim=c(0,700))
		abline(v=main.obs.001,lty=2,col="red")
		p3<-round((length(subset(main.p001,main.p001>main.obs.001))+.000001)/cycles,3)
		text(main.obs.001,text.y,paste("P = ",p3,sep=""))
		
		hist(inter.p05,xlab="P<0.05",ylab="",main="Interaction effects",ylim=c(0,700))
		abline(v=inter.obs.05,lty=2,col="red")
		p4<-round((length(subset(inter.p05,inter.p05>inter.obs.05))+.000001)/cycles,3)
		text(inter.obs.05,text.y,paste("P = ",p4,sep=""))
		
		hist(inter.p01,xlab="P<0.01",ylab="",main="Interaction effects",ylim=c(0,700))
		abline(v=inter.obs.01,lty=2,col="red")
		p5<-round((length(subset(inter.p01,inter.p01>inter.obs.01))+.000001)/cycles,3)
		text(inter.obs.01,text.y,paste("P = ",p5,sep=""))
		
		hist(inter.p001,xlab="P<0.001",ylab="",main="Interaction effects",ylim=c(0,700))
		abline(v=inter.obs.001,lty=2,col="red")	
		p6<-round((length(subset(inter.p001,inter.p001>inter.obs.001))+.000001)/cycles,3)
		text(inter.obs.001,text.y,paste("P = ",p6,sep=""))		
dev.off()			
			
			
